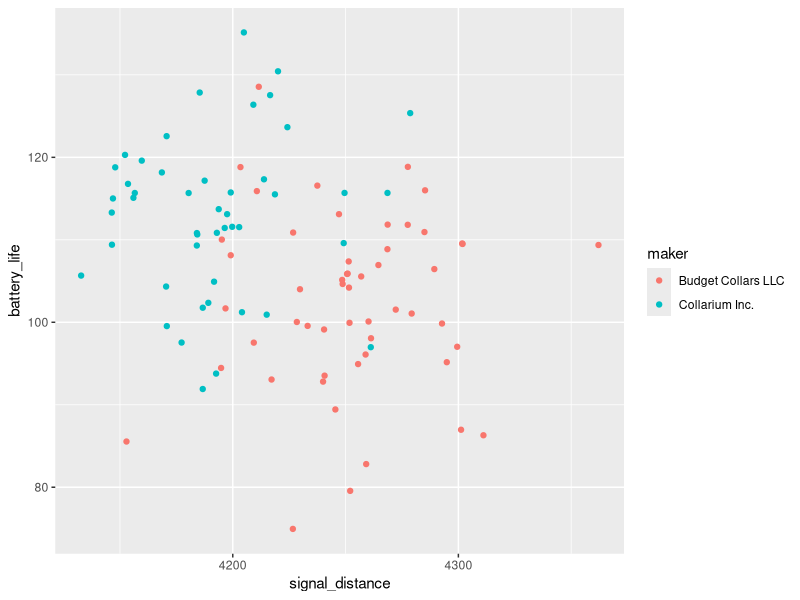
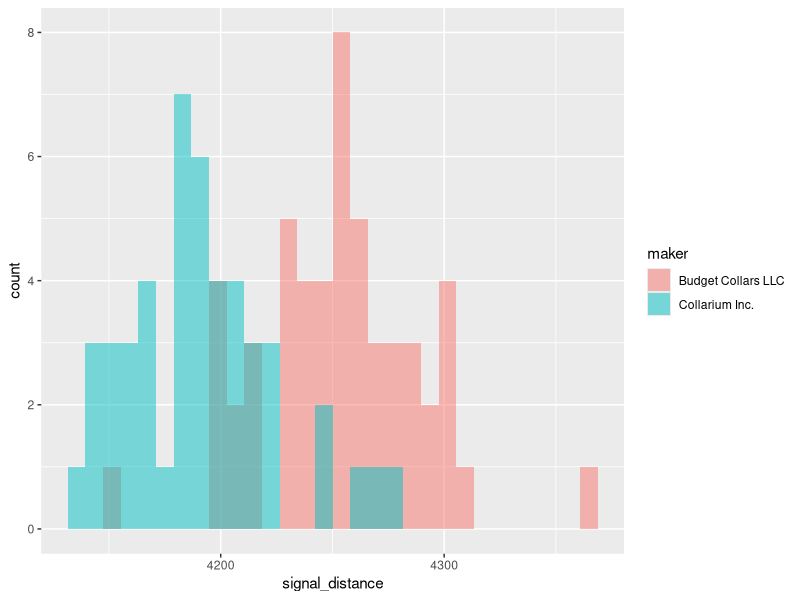
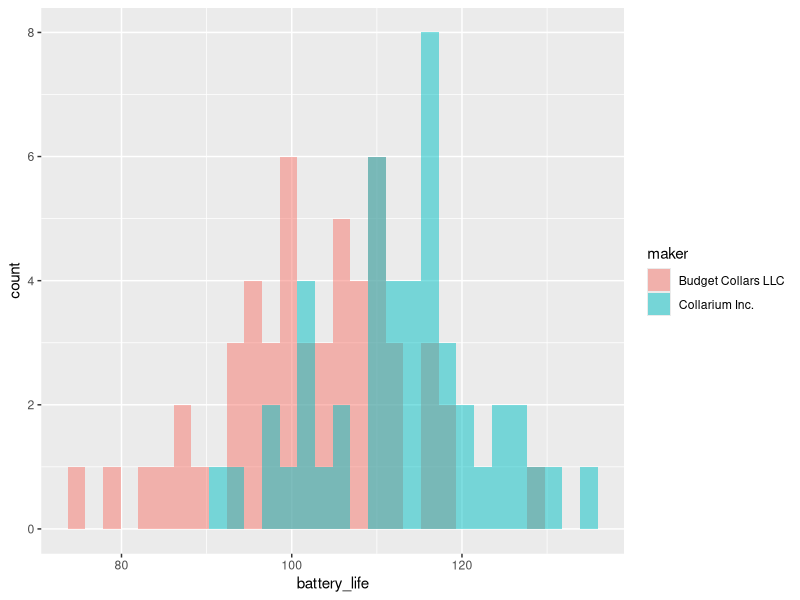

Recreate these plots in R, in order. (Note: this script raises an error after producing the figures.)
# Script to create seal collar data
# Keaton Wilson
# keatonwilson@me.com
# 2020-01-23 

# packages
library(tidyverse)

# The basic idea here is to create a dataframe on 100 collars, from two 
# different manufacturers, with two columns of data: battery life (how long it
# lasts) and signal distance (how far it reads before it won't respond). A 
# trade-off here - one brand probably has longer battery life and one has a 
# longer signalling distance. Also a column for failure (i.e. a collar was 
# noted or collected by fishing teams on a leopard seal that posed a threat, 
# but didn't ping on their instruments).
collars <- tibble(collar_id = seq(1:100), 
                  maker = c(rep("Collarium Inc.", 47), 
                            rep("Budget Collars LLC", 53)), 
                  battery_life = c(rnorm(n = 47, mean = 112, sd =10), 
                                   rnorm(n = 53, mean = 102, sd = 10)), 
                  signal_distance = c(rnorm(n = 47, mean = 4200, sd = 35),
                                      rnorm(n = 53, mean = 4250, sd = 35)), 
                  fail = c(rbinom(n = 47, size = 1, prob = 0.07), 
                           rbinom(n = 53, size = 1, prob = 0.3)))

# Checking

collars %>% 
  group_by(maker) %>%
  summarize(mean_fail = mean(fail))

ggplot(collars, aes(x = signal_distance, y = battery_life, col = maker)) +
  geom_point()

ggplot(collars, aes(signal_distance, fill = maker)) +
  geom_histogram(position = "identity", alpha = 0.5)
t.test(signal_distance ~ maker, data = collars)

ggplot(collars, aes(battery_life, fill = maker)) +
  geom_histogram(position = "identity", alpha = 0.5)
t.test(battery_life ~ maker, data = collars)


#writing to csv
write_csv(collars, "./modules/module_3/data/collar_data.csv")


## Add a new collar company to the existing data

collars <- read_csv("./modules/module_3/data/collar_data.csv")
collars_new <- tibble(collar_id = seq(1:50) + 100, 
                      maker = rep("Darn Tuff Collars Company", 50), 
                      battery_life = rnorm(n = 50, mean = 120, sd = 10), 
                      signal_distance = rnorm(n = 50, mean = 4175, sd = 35),
                      fail = rbinom(n = 50, size = 1, prob = 0.01))

collars <- bind_rows(collars, collars_new)

# test the new data out
anova_battery <- aov(data = collars, battery_life ~ maker)
summary(anova_battery)
TukeyHSD(anova_battery)

anova_signal <- aov(data = collars, signal_distance ~ maker)
summary(anova_signal)
TukeyHSD(anova_signal)

write_csv(collars, "modules/module_3/data/more_collars.csv")


# old collars new data

trackers <- tibble(collar_id = seq(1:150), 
                   company = c(rep("Hide-n-Seek", 50), 
                               rep("Tiny Trackers", 50),
                               rep("Bloodhound Tech", 50)), 
                   antenna_length_cm = c(rnorm(n = 50, mean = 12, sd = 1), 
                                         rnorm(n = 50, mean = 12, sd = 1),
                                         rnorm(n = 50, mean = 11, sd = 1)),
                   weight_kg = c(rnorm(n = 50, mean = 7.5, sd = 0.5),
                                 rnorm(n = 50, mean = 6.9, sd = 0.5),
                                 rnorm(n = 50, mean = 7.2, sd = 0.5)))

antenna_model <- aov(antenna_length_cm ~ company, data = trackers)
summary(antenna_model)
TukeyHSD(antenna_model)

weight_model <- aov(weight_kg ~ company, data = trackers)
summary(weight_model)
TukeyHSD(weight_model)

#write_csv(trackers, "modules/module_3/data/radio_trackers.csv")
